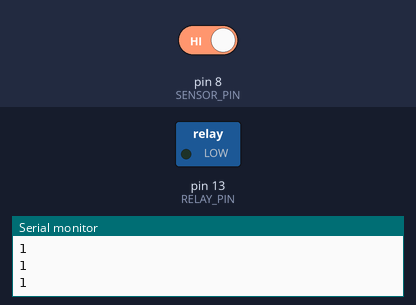
The sketch below on a simulated Arduino Uno, built with avr-gcc and run on an emulated ATmega328P. On the bench: switched loads named in the sketch (green lamp = pin HIGH), the last lines printed to the serial monitor. The inputs (shaded band) are chosen by the test bench; at power-on: pin 8 (SENSOR_PIN) HIGH.

Above: at 1.8 s.
1.9 s: pin 8 (SENSOR_PIN) driven LOW
At 3.1 s:
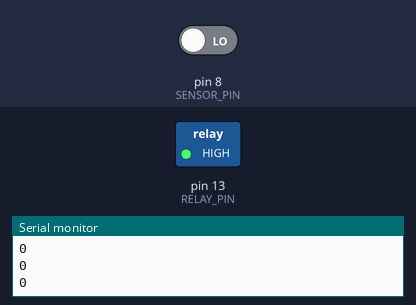
3.5 s: pin 8 (SENSOR_PIN) driven HIGH
At 4.3 s:
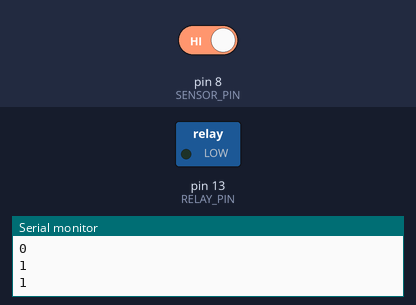
Timing chart, 0 to 6.5 s (numbered marks = the images above; inputs shaded):
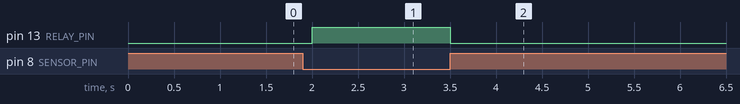

The sketch:

AutomatedWaterPlanting.ino
```cpp
int RELAY_PIN = 13;  // Connect Pin 13 from arduino to Relay signal pin (IN)
int SENSOR_PIN = 8;   // Connect the SENSOR Digitalout (D0) to Arduino
int val;
void setup() {
  pinMode(RELAY_PIN,OUTPUT); //Set pin 13 as OUTPUT pin, to send signal to relay
  pinMode(SENSOR_PIN,INPUT); //Set pin 8 as input pin, to receive data from Soil moisture sensor.
  Serial.begin(9600);
}

void loop() {
  val = digitalRead(SENSOR_PIN);
  Serial.println(val);
  if(val == LOW)
  {
  digitalWrite(RELAY_PIN,HIGH); //if soil moisture sensor provides LOW value send LOW value to relay
  }
  else
  {
  digitalWrite(RELAY_PIN,LOW); //if soil moisture sensor provides HIGH value send HIGH value to relay
  }
  // wait for half second
  delay(500);
}
```

Measured:
- after the input at 1.9 s, pin 13 (RELAY_PIN): LOW → HIGH after 0.10 s
- after the input at 3.5 s, pin 13 (RELAY_PIN): HIGH → LOW at once
